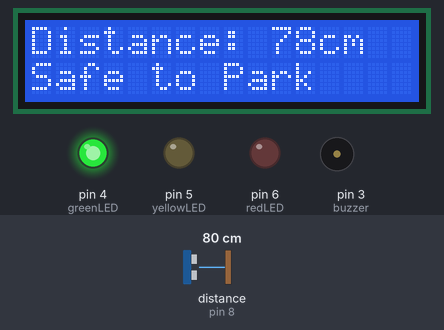
This sketch was run on a simulated Arduino Uno, built with avr-gcc and run on an emulated ATmega328P. Parts: 16×2 character LCD, output pins drawn as LEDs (lit = HIGH), buzzer (waves = sounding, pin HIGH). Wiring (inferred from the names in the program): ultrasonic range finder: trigger pin 7; echo pin 8. The inputs (shaded band) are chosen by the test bench; at power-on: distance to the obstacle (sensor on pin 8) 80 cm. The echo pulse lasts 58.3 µs per cm; pins used as bus, display or sensor lines are not drawn.

Above: at 3.2 s.
3.3 s: distance to the obstacle (sensor on pin 8) set to 33 cm
At 4.0 s:
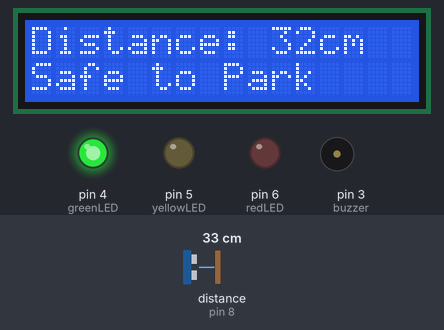
4.8 s: distance to the obstacle (sensor on pin 8) set to 28 cm
At 5.3 s:
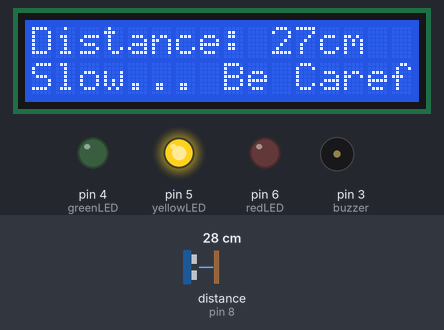
6.3 s: distance to the obstacle (sensor on pin 8) set to 12 cm
At 7.5 s:
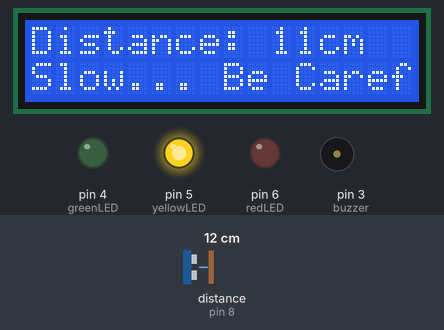
7.8 s: distance to the obstacle (sensor on pin 8) set to 9 cm
At 8.7 s:
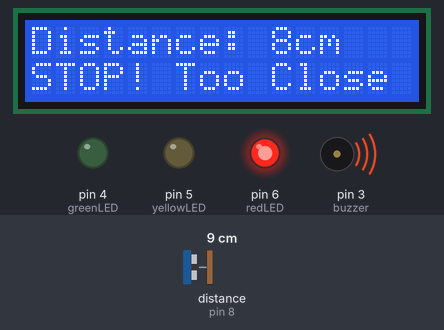
9.4 s: distance to the obstacle (sensor on pin 8) set to 35 cm
At 9.8 s:
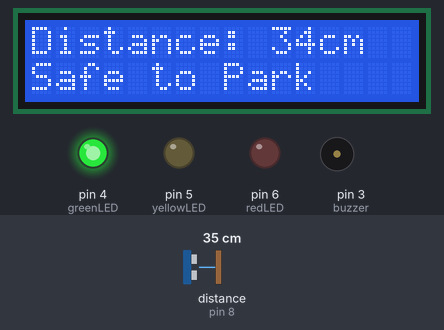
10.9 s: distance to the obstacle (sensor on pin 8) set to 2 cm
At 11.4 s:
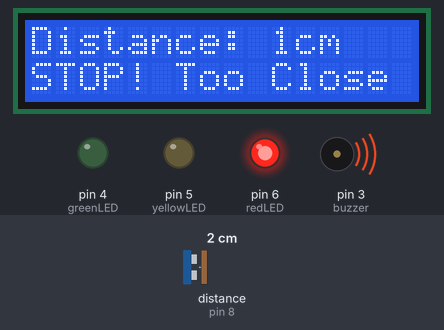
Timing chart, 0 to 13.9 s (numbered marks = the images above; inputs shaded):
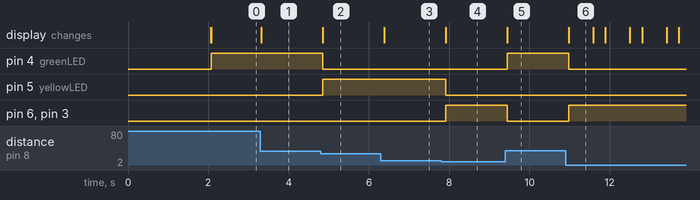

Measured:
- the behaviour switches between 32 and 31 cm on distance to the obstacle (sensor on pin 8) (found by bisection; images 1 and 2)
- the behaviour switches between 11 and 10 cm on distance to the obstacle (sensor on pin 8) (found by bisection; images 3 and 4)
- after the input at 3.3 s, the display: changes at once (image 1)
- after the input at 4.8 s, pin 4 (greenLED): HIGH → LOW after 0.05 s; pin 5 (yellowLED): LOW → HIGH after 0.05 s; the display: changes after 0.05 s (image 2)
- after the input at 6.3 s, the display: changes after 0.08 s (image 3)
- after the input at 7.8 s, pin 5 (yellowLED): HIGH → LOW after 0.11 s; pin 6 (redLED), pin 3 (buzzer): LOW → HIGH after 0.11 s; the display: changes after 0.11 s (image 4)
- after the input at 9.4 s, pin 4 (greenLED): LOW → HIGH at once; pin 6 (redLED), pin 3 (buzzer): HIGH → LOW at once; the display: changes at once (image 5)
- after the input at 10.9 s, pin 4 (greenLED): HIGH → LOW after 0.08 s; pin 6 (redLED), pin 3 (buzzer): LOW → HIGH after 0.08 s; the display: changes after 0.08 s (image 6)

The sketch:

Car_Parking_System_Code.ino
```cpp
#include <LiquidCrystal.h>

// LCD configuration (RS, E, D4, D5, D6, D7)
LiquidCrystal lcd(A0, A1, A2, A3, A4, A5);

// Ultrasonic sensor pins
#define trigPin 7
#define echoPin 8

// Output pins
#define redLED 6
#define yellowLED 5
#define greenLED 4
#define buzzer 3

void setup() {
  lcd.begin(16, 2);
  pinMode(trigPin, OUTPUT);
  pinMode(echoPin, INPUT);

  pinMode(redLED, OUTPUT);
  pinMode(yellowLED, OUTPUT);
  pinMode(greenLED, OUTPUT);
  pinMode(buzzer, OUTPUT);

  lcd.setCursor(0, 0);
  lcd.print("Garage Parking");
  delay(2000);
  lcd.clear();
}

long getDistance() {
  digitalWrite(trigPin, LOW);
  delayMicroseconds(2);
  digitalWrite(trigPin, HIGH);
  delayMicroseconds(10);
  digitalWrite(trigPin, LOW);

  long duration = pulseIn(echoPin, HIGH);
  long distance = duration * 0.034 / 2; // cm
  return distance;
}

void loop() {
  long distance = getDistance();

  lcd.setCursor(0, 0);
  lcd.print("Distance: ");
  lcd.print(distance);
  lcd.print("cm   ");

  if (distance < 10) {
    // Too close - Red LED + Buzzer
    digitalWrite(redLED, HIGH);
    digitalWrite(yellowLED, LOW);
    digitalWrite(greenLED, LOW);
    digitalWrite(buzzer, HIGH);

    lcd.setCursor(0, 1);
    lcd.print("STOP! Too Close ");
  } else if (distance >= 10 && distance <= 30) {
    // Medium distance - Yellow LED
    digitalWrite(redLED, LOW);
    digitalWrite(yellowLED, HIGH);
    digitalWrite(greenLED, LOW);
    digitalWrite(buzzer, LOW);

    lcd.setCursor(0, 1);
    lcd.print("Slow... Be Careful");
  } else {
    // Safe distance - Green LED
    digitalWrite(redLED, LOW);
    digitalWrite(yellowLED, LOW);
    digitalWrite(greenLED, HIGH);
    digitalWrite(buzzer, LOW);

    lcd.setCursor(0, 1);
    lcd.print("Safe to Park     ");
  }

  delay(300);
}
```
